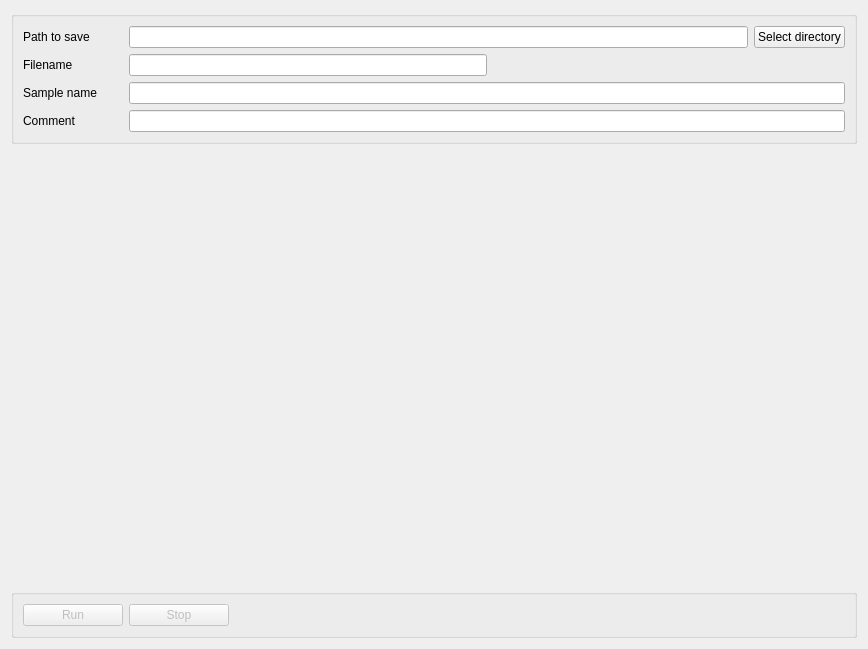
<?xml version="1.0" encoding="UTF-8"?>
<ui version="4.0">
 <class>Form</class>
 <widget class="QWidget" name="Form">
  <property name="geometry">
   <rect>
    <x>0</x>
    <y>0</y>
    <width>868</width>
    <height>649</height>
   </rect>
  </property>
  <property name="sizePolicy">
   <sizepolicy hsizetype="Expanding" vsizetype="Expanding">
    <horstretch>0</horstretch>
    <verstretch>0</verstretch>
   </sizepolicy>
  </property>
  <property name="windowTitle">
   <string>Sweep</string>
  </property>
  <layout class="QGridLayout" name="gridLayout">
   <item row="3" column="0">
    <spacer name="verticalSpacer">
     <property name="orientation">
      <enum>Qt::Vertical</enum>
     </property>
     <property name="sizeHint" stdset="0">
      <size>
       <width>20</width>
       <height>40</height>
      </size>
     </property>
    </spacer>
   </item>
   <item row="2" column="0">
    <widget class="QGroupBox" name="fileBox">
     <property name="title">
      <string/>
     </property>
     <layout class="QVBoxLayout" name="verticalLayout">
      <item>
       <layout class="QHBoxLayout" name="horizontalLayout_3">
        <item>
         <widget class="QLabel" name="pathLabel">
          <property name="minimumSize">
           <size>
            <width>100</width>
            <height>0</height>
           </size>
          </property>
          <property name="text">
           <string>Path to save</string>
          </property>
         </widget>
        </item>
        <item>
         <widget class="QLineEdit" name="lineEdit_path"/>
        </item>
        <item>
         <widget class="QPushButton" name="directoryButton">
          <property name="text">
           <string>Select directory</string>
          </property>
         </widget>
        </item>
       </layout>
      </item>
      <item>
       <layout class="QHBoxLayout" name="horizontalLayout_4">
        <item>
         <widget class="QLabel" name="filenameLabel">
          <property name="minimumSize">
           <size>
            <width>100</width>
            <height>0</height>
           </size>
          </property>
          <property name="text">
           <string>Filename</string>
          </property>
         </widget>
        </item>
        <item>
         <widget class="QLineEdit" name="lineEdit_filename"/>
        </item>
        <item>
         <spacer name="horizontalSpacer_2">
          <property name="orientation">
           <enum>Qt::Horizontal</enum>
          </property>
          <property name="sizeHint" stdset="0">
           <size>
            <width>40</width>
            <height>20</height>
           </size>
          </property>
         </spacer>
        </item>
       </layout>
      </item>
      <item>
       <layout class="QHBoxLayout" name="horizontalLayout_2">
        <item>
         <widget class="QLabel" name="sampleName_label">
          <property name="minimumSize">
           <size>
            <width>100</width>
            <height>0</height>
           </size>
          </property>
          <property name="text">
           <string>Sample name</string>
          </property>
         </widget>
        </item>
        <item>
         <widget class="QLineEdit" name="lineEdit_sampleName"/>
        </item>
       </layout>
      </item>
      <item>
       <layout class="QHBoxLayout" name="horizontalLayout_5">
        <item>
         <widget class="QLabel" name="label_comment">
          <property name="minimumSize">
           <size>
            <width>100</width>
            <height>0</height>
           </size>
          </property>
          <property name="text">
           <string>Comment</string>
          </property>
         </widget>
        </item>
        <item>
         <widget class="QLineEdit" name="lineEdit_comment">
          <property name="minimumSize">
           <size>
            <width>0</width>
            <height>0</height>
           </size>
          </property>
         </widget>
        </item>
       </layout>
      </item>
     </layout>
    </widget>
   </item>
   <item row="4" column="0">
    <widget class="QGroupBox" name="buttonBox">
     <property name="title">
      <string/>
     </property>
     <layout class="QVBoxLayout" name="verticalLayout_2">
      <item>
       <layout class="QHBoxLayout" name="horizontalLayout">
        <item>
         <widget class="QPushButton" name="runButton">
          <property name="enabled">
           <bool>false</bool>
          </property>
          <property name="minimumSize">
           <size>
            <width>100</width>
            <height>0</height>
           </size>
          </property>
          <property name="text">
           <string>Run</string>
          </property>
         </widget>
        </item>
        <item>
         <widget class="QPushButton" name="stopButton">
          <property name="enabled">
           <bool>false</bool>
          </property>
          <property name="minimumSize">
           <size>
            <width>100</width>
            <height>0</height>
           </size>
          </property>
          <property name="text">
           <string>Stop</string>
          </property>
         </widget>
        </item>
        <item>
         <spacer name="horizontalSpacer">
          <property name="orientation">
           <enum>Qt::Horizontal</enum>
          </property>
          <property name="sizeHint" stdset="0">
           <size>
            <width>40</width>
            <height>20</height>
           </size>
          </property>
         </spacer>
        </item>
       </layout>
      </item>
     </layout>
    </widget>
   </item>
  </layout>
 </widget>
 <resources/>
 <connections/>
</ui>
